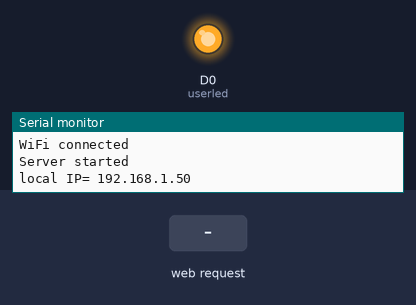
A sketch run on a simulated ESP8266 (NodeMCU). Parts: output pins drawn as LEDs (lit = HIGH), the last lines printed to the serial monitor. The test bench sets the inputs (shaded band). WiFi joins after 1.5 s; servers stay silent unless stated.

Above: at 3.2 s.
3.3 s: HTTP request GET /on received
At 4.4 s:
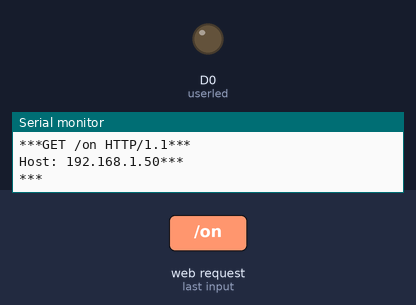
4.8 s: HTTP request GET /off received
At 5.5 s:
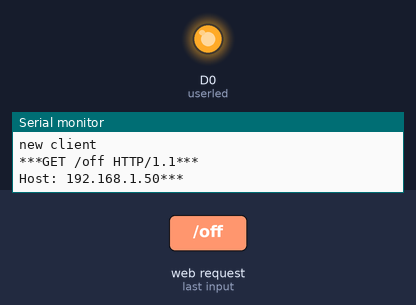
Timing chart, 0 to 7.8 s (numbered marks = the images above; inputs shaded):
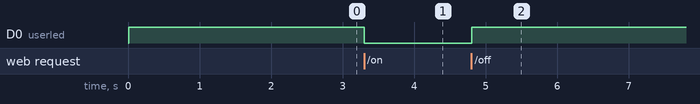

The sketch:

lampcontrolserver.ino
```cpp
/*lampcontrolserver.ino
 * to be used with kivy sketch implementing
 * the same functionality of original lampcontrol-progmem.ino
 * and also displaying temperature, humidity and luminosity
 * added measures to deiect/correct connection problems
 * Celio G. MC853 May 27, 2019
 */
#include <ESP8266WiFi.h>
#include "DHT.h"
#define DHTPIN D2
#define DHTTYPE DHT11

#define Show(string,val)Serial.print(string);Serial.println(val); //macro for common print case
const char* ssid = "aula-ic3";     // WiFi parameters
const char* password = "iotic@2019";

WiFiServer server(50007); // Create an instance of the server
WiFiClient client;        // and one of client to talk to client invoker
int userled=D0;

DHT dht(DHTPIN, DHTTYPE);
//*****************************************************************
void setup() {
  Serial.begin(115200);
  delay(10);
  pinMode(userled, OUTPUT);
  digitalWrite(userled, 1);  //Off
  Serial.println();
  Show("Lamp Control Server is connecting to: ",ssid);
  WiFi.begin(ssid, password);    //WiFi connect
  while (WiFi.status() != WL_CONNECTED) {
    delay(1000);
    Serial.print(".");
  }
  Serial.println("");
  Serial.println("WiFi connected");
  server.begin();        // Start the server
  Serial.println("Server started");
  Show("local IP= ",WiFi.localIP());
}
//**********************************************************
void loop() {
  client = server.available();  // Check if a client has connected
  if (!client)
    return;                     // no, start loop() again
  Serial.println("new client");
  while (!client.available()){
     delay(1);               // wait until client sends some data
    }
  while (1){                        //loop will read and echo lines sent by client
    if (!client.connected())break;      // seems not working!
       while (!client.available()){       //but this works!
       delay(1);
       if (!client.connected())return;
    }
    client.flush();
    String req = client.readStringUntil('\r');
    client.flush();
    Serial.print("***"+req);
    Serial.flush();
    if (req.indexOf("on")!= -1){
       digitalWrite(userled, 0);
       client.print(req);
    } else if (req.indexOf("off")!= -1) {
       digitalWrite(userled, 1);
       client.print(req);
    } else if (req.indexOf("state") != -1) {
      int state= digitalRead(userled);
      if (state==0)
         client.print("Led is On");
       else
          client.print("Led is Off");
    } else if (req.indexOf("temp") != -1) {
      client.print(dht.readTemperature());
    } else if (req.indexOf("hum") != -1) {
      client.print(dht.readHumidity());
    } else if (req.indexOf("lum") != -1) {
      client.print(analogRead(A0));
    }
    else ;//Show("Invalid request:",req);
    client.flush();
  }
  Serial.println("Client disconnected!");
}
```

Measured:
- after the input at 3.3 s, D0 (userled): HIGH → LOW at once
- after the input at 4.8 s, D0 (userled): LOW → HIGH at once
